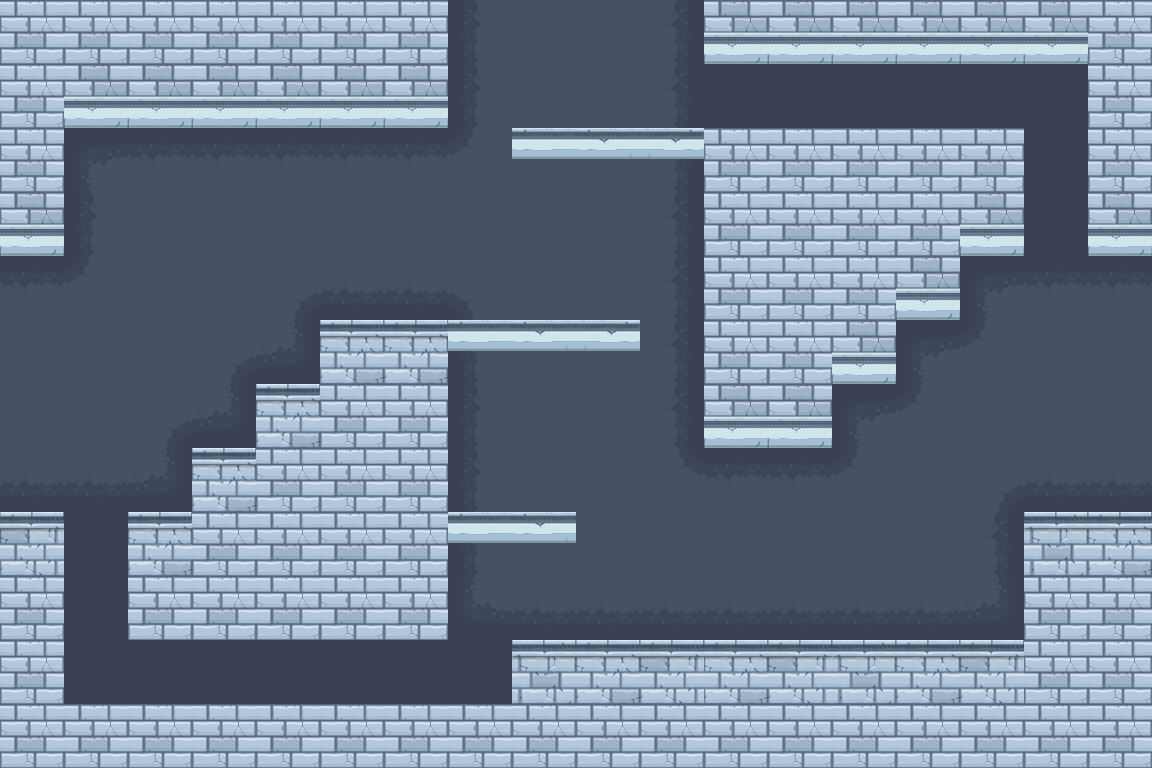

A level layout from a 2D game, rendered from its tile map. Below: a short description, then the map file with its tile-grid data intact:
An orthogonal 18x12 tile map with 64x64 px tiles, 2 tile layers (Слой тайлов 2, Слой тайлов 2), 2 tilesets and 11 objects.

<map version="1.0" orientation="orthogonal" renderorder="right-down" width="18" height="12" tilewidth="64" tileheight="64" nextobjectid="12">
 <properties>
  <property name="Height" value="768" />
  <property name="Left" value="Yes" />
  <property name="Right" value="Yes" />
  <property name="Up" value="Yes" />
  <property name="Width" value="1152" />
 </properties>
 <tileset firstgid="1" name="tiles" tilewidth="64" tileheight="64" tilecount="105" columns="15">
  <image source="tiles.png" width="989" height="450" />
 </tileset>
 <tileset firstgid="106" name="items" tilewidth="64" tileheight="64" tilecount="400" columns="20">
  <image source="items.png" width="1280" height="1280" />
 </tileset>
 <layer name="Слой тайлов 2" width="18" height="12">
  <data encoding="csv">
19,19,19,19,19,19,19,24,25,25,26,64,64,64,64,64,64,19,
19,64,64,64,64,64,64,24,25,25,26,29,29,29,29,29,29,19,
19,9,10,10,10,10,10,45,25,25,26,19,19,19,19,19,29,19,
64,24,25,25,25,25,25,25,25,25,26,19,19,19,19,64,29,64,
10,45,25,25,13,40,40,15,25,25,26,19,19,19,64,9,10,10,
25,25,25,13,41,4,4,24,25,25,26,19,19,64,9,45,25,25,
25,25,13,41,4,19,19,24,25,25,26,64,64,9,45,25,25,25,
40,40,41,4,19,19,19,24,25,25,43,10,10,45,25,13,40,40,
5,29,4,19,19,19,19,24,25,25,25,25,25,25,25,26,3,4,
19,29,19,19,19,19,19,39,40,40,40,40,40,40,40,41,19,19,
19,29,29,29,29,29,29,29,3,4,5,4,5,3,4,5,19,19,
19,19,19,19,19,19,19,19,19,19,19,19,19,19,19,19,19,19
</data>
 </layer>
 <layer name="Слой тайлов 2" width="18" height="12">
  <data encoding="csv">
0,0,0,0,0,0,0,0,0,0,0,0,0,0,0,0,0,0,
0,0,0,0,0,0,0,0,0,0,0,0,0,0,0,0,0,0,
0,0,0,0,0,0,0,0,103,104,105,0,0,0,0,0,0,0,
0,0,0,0,0,0,0,0,0,0,0,0,0,0,0,0,0,0,
0,0,0,0,0,0,0,0,0,0,0,0,0,0,0,0,0,0,
0,0,0,0,0,0,0,103,104,105,0,0,0,0,0,0,0,0,
0,0,0,0,0,0,0,0,0,0,0,0,0,0,0,0,0,0,
0,0,0,0,0,0,0,0,0,0,0,0,0,0,0,0,0,0,
0,0,0,0,0,0,0,103,104,0,0,0,0,0,0,0,0,0,
0,0,0,0,0,0,0,0,0,0,0,0,0,0,0,0,0,0,
0,0,0,0,0,0,0,0,0,0,0,0,0,0,0,0,0,0,
0,0,0,0,0,0,0,0,0,0,0,0,0,0,0,0,0,0
</data>
 </layer>
 <objectgroup name="ground">
  <object id="1" x="704" y="0">
   <polyline points="0,0 0,64 384,64 384,256 576,256 576,512 320,512 320,640 -192,640 -192,704 -640,704 -640,512 -832,512 -832,256 -640,256 -640,128 -256,128 -256,0" />
  </object>
  <object id="2" x="704" y="128">
   <polyline points="0,0 320,0 320,128 256,128 256,192 192,192 192,256 128,256 128,320 0,320 0,0" />
  </object>
  <object id="3" x="448" y="320">
   <polyline points="0,0 -128,0 -128,64 -192,64 -192,128 -256,128 -256,192 -320,192 -320,320 0,320 0,0" />
  </object>
 </objectgroup>
 <objectgroup name="platform">
  <object id="4" x="512" y="128" width="195.529" height="29.6665" />
  <object id="5" x="448" y="320" width="190.549" height="28.8372" />
  <object id="6" x="448" y="512" width="123.541" height="28.0079" />
 </objectgroup>
 <objectgroup name="chair1">
  <object id="7" x="576" y="576" width="64" height="64" />
 </objectgroup>
 <objectgroup name="table">
  <object id="8" x="640" y="576" width="128" height="64" />
 </objectgroup>
 <objectgroup name="chair2">
  <object id="9" x="768" y="576" width="64" height="64" />
 </objectgroup>
 <objectgroup name="vase">
  <object id="10" x="896" y="576" width="64" height="64" />
 </objectgroup>
 <objectgroup name="torch">
  <object id="11" x="128" y="192" width="192" height="128" />
 </objectgroup>
</map>
